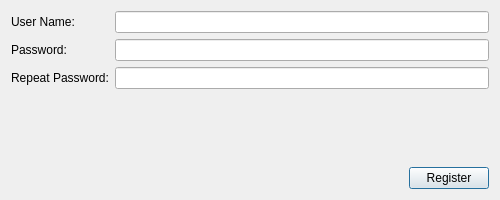
<?xml version="1.0" encoding="UTF-8"?>
<ui version="4.0">
 <class>RegisterWindow</class>
 <widget class="QDialog" name="RegisterWindow">
  <property name="geometry">
   <rect>
    <x>0</x>
    <y>0</y>
    <width>500</width>
    <height>200</height>
   </rect>
  </property>
  <property name="windowTitle">
   <string>RegisterWindow</string>
  </property>
  <layout class="QVBoxLayout" name="verticalLayout">
   <item>
    <layout class="QFormLayout" name="formLayout">
     <item row="0" column="0">
      <widget class="QLabel" name="label">
       <property name="text">
        <string>User Name:</string>
       </property>
      </widget>
     </item>
     <item row="0" column="1">
      <widget class="QLineEdit" name="userNameEditor"/>
     </item>
     <item row="1" column="0">
      <widget class="QLabel" name="label_2">
       <property name="text">
        <string>Password:</string>
       </property>
      </widget>
     </item>
     <item row="1" column="1">
      <widget class="QLineEdit" name="passwordEditor"/>
     </item>
     <item row="2" column="0">
      <widget class="QLabel" name="label_3">
       <property name="text">
        <string>Repeat Password:</string>
       </property>
      </widget>
     </item>
     <item row="2" column="1">
      <widget class="QLineEdit" name="repeatPasswordEditor"/>
     </item>
    </layout>
   </item>
   <item>
    <layout class="QHBoxLayout" name="horizontalLayout">
     <item>
      <spacer name="horizontalSpacer">
       <property name="orientation">
        <enum>Qt::Horizontal</enum>
       </property>
       <property name="sizeHint" stdset="0">
        <size>
         <width>40</width>
         <height>20</height>
        </size>
       </property>
      </spacer>
     </item>
     <item>
      <widget class="QPushButton" name="registerBtn">
       <property name="text">
        <string>Register</string>
       </property>
      </widget>
     </item>
    </layout>
   </item>
  </layout>
 </widget>
 <resources/>
 <connections/>
</ui>
